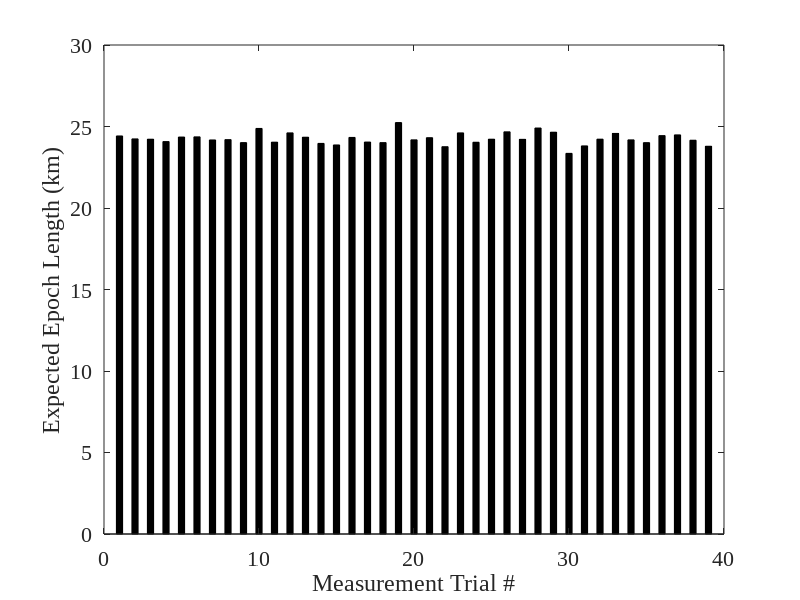

This figure's MATLAB source:
% t-test Matlab code & Bar chart code

function mipv6_hist

%y1 = [0.05157 0.07501 0.07987 0.08168 0.06391 0.0883 0.06671 0.08775 0.06867 0.08373 ];
%y2 = [14.1435 11.0485 13.3806 14.821 12.615 13.4067 12.0617 11.5871 14.1806 12.1822];

 load length.txt
 y1 = length(:,1);
 y1 = y1 /1000;

mean_y1 = mean(y1);
var_y1 = var(y1);
%mean_y2 = mean(y2);

txt = sprintf('mean E(L) = %f, Variance of E(L) = %f', mean_y1, var_y1);
disp(txt);
%make_ttest(y1, y2);


plot_bar(y1);
%plot_hist(y1);

end


%---------------------------------------

function make_ttest(y_mipv6, y_semo6)
%H0 is that the two groups are equal. If you prove
%that they are not equal, then you get to reject the null hypothesis
%In our case, H0 is that the mean of handoff latancy of Mipv6 and SEMO6
%are equal..

    alpha =0.05;

    [h,p,ci, stats] = ttest2(y_mipv6, y_semo6,alpha, 'right');
    txt = sprintf('h = %d, p = %e, ci = [%f %f]',h,p, ci(1), ci(2));
    disp(txt);
    if h
        disp('Null hypothesis is rejected');
    else
        disp('Unable to reject Null hypothesis');
    end

end
%--------plot bar chart-----------------------------
function plot_bar (y)

    bar(y, 0.4, 'k') ;
%       bar(y_semo6, 'k') ;
    fs = 16;
    fn = 'Times New Roman';
    set(gca,'FontSize',fs,'FontName',fn);
    xlabel('Measurement Trial #');
    ylabel('Expected Epoch Length (km)');



end
%-------------------------------------------------
%--------plot histogram---------------------------
function plot_hist (y)

    hist(y_mipv6)
    
    fs = 16;
    fn = 'Times New Roman';
    set(gca,'FontSize',fs,'FontName',fn);
    ylabel('Frequency');
    xlabel('MIPv6 Handoff latency (sec.)');
end
%-------------------------------------------------